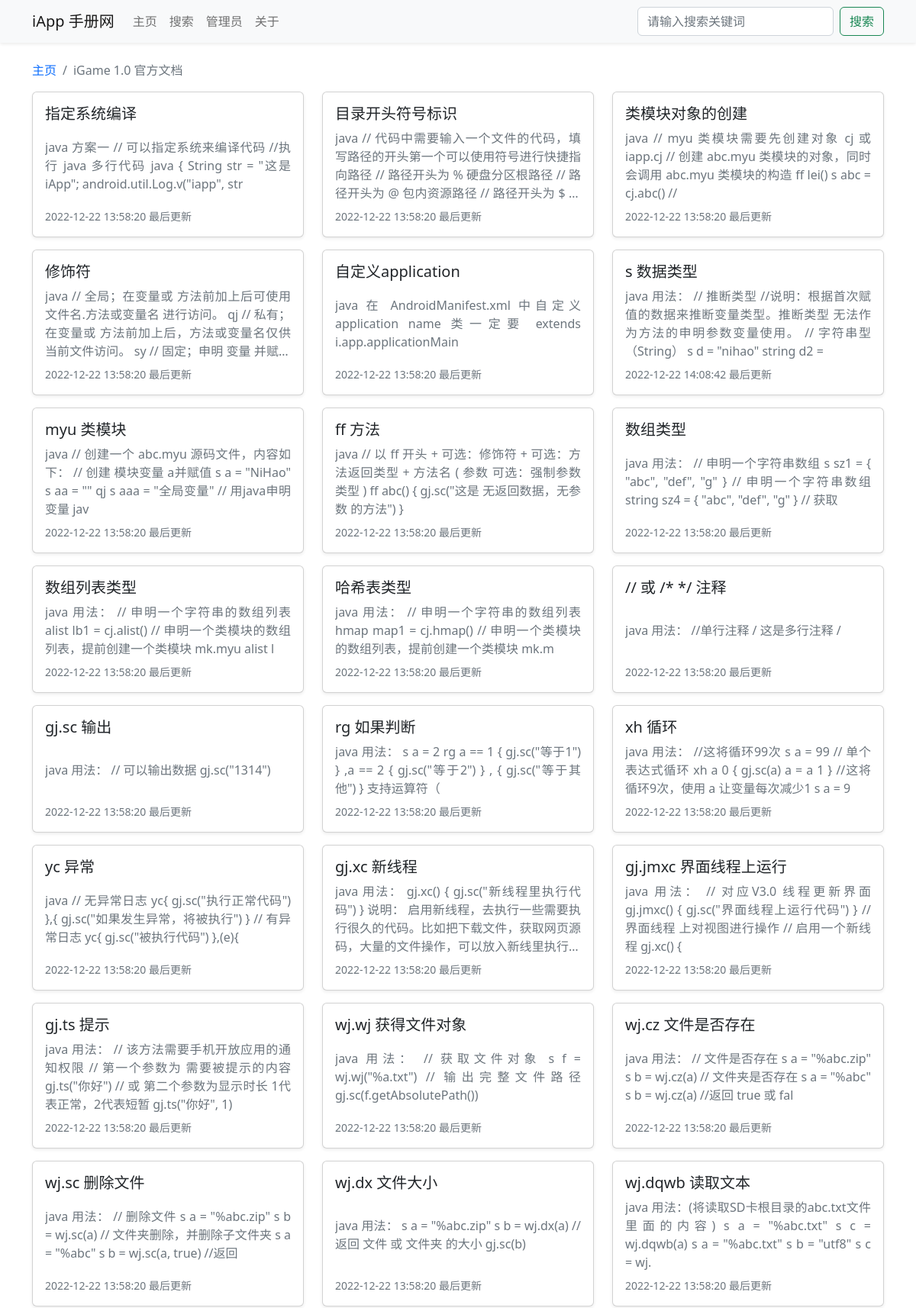
Page /book_40.html (upper part) on the committed database.
### tables this page shows
CREATE TABLE `iapp_doc_book` (
  `id` int NOT NULL AUTO_INCREMENT COMMENT '手册ID',
  `create_time` datetime NOT NULL DEFAULT CURRENT_TIMESTAMP COMMENT '上传时间',
  `intro` varchar(500) NOT NULL COMMENT '手册介绍',
  `title` varchar(255) NOT NULL COMMENT '手册标题',
  `update_time` datetime NOT NULL DEFAULT CURRENT_TIMESTAMP COMMENT '最后更新时间',
  PRIMARY KEY (`id`) USING BTREE
);

CREATE TABLE `iapp_doc_article` (
  `id` int NOT NULL AUTO_INCREMENT COMMENT '文章ID',
  `title` varchar(255) NOT NULL COMMENT '文章标题',
  `content` text NOT NULL COMMENT '文章内容',
  `update_time` datetime NOT NULL DEFAULT CURRENT_TIMESTAMP COMMENT '更新时间',
  `book_id` int DEFAULT NULL COMMENT '所属手册ID',
  PRIMARY KEY (`id`) USING BTREE,
  KEY `book_id` (`book_id`) USING BTREE,
  CONSTRAINT `iapp_doc_article_ibfk_1` FOREIGN KEY (`book_id`) REFERENCES `iapp_doc_book` (`id`) ON DELETE RESTRICT ON UPDATE RESTRICT
);

### include/public_fun.php (called while the page is built, shortened)
<?php
class Public_fun
{
    public int $book_id;
    public int $article_id;
    public function get_book_info()
    {
        $table = Config::$table['book'];
        $sql = "SELECT * FROM `$table` WHERE `id` = {$this->book_id};";
        $result = mysqli_query(Init::$conn, $sql);
        $data = mysqli_fetch_assoc($result);
        $this->book_title = $data['title'];
    }
    public function get_book_id()
    {
        $book_id = $_GET['book_id'] ?? '';
        $this->book_id = $book_id;
    }
    public function if_has_login()
    {
        $password = $_COOKIE['password'] ?? '';
    }
    public function get_article_url(int ...$article_id)
    {
        $article_id = $article_id ? $article_id[0] : $this->article_id;
        $article_url = 'article.php?article_id=' . $article_id;
        $article_url_static = 'article_' . $article_id . '.html';
        return Config::$url_static ? $article_url_static : $article_url;
    }
}

### book.php (the view, shortened to what this page needs)
<?php
require('./include/config.php');
require('./include/init.php');
require('./include/public_fun.php');
class Book extends Public_fun
{
    public function __construct()
    {
        $this->get_book_info();
        $this->get_article_list();
    }
    public function get_article_list()
    {
        $table = Config::$table['article'];
        $sql = "SELECT * FROM `$table` WHERE `book_id` = {$this->book_id};";
        $result = mysqli_query(Init::$conn, $sql);
        $data = mysqli_fetch_all($result, MYSQLI_ASSOC);
        $this->article_list = $data;
    }
}
$book = new Book();
?>
<!DOCTYPE html>
<html lang="zh-CN">
<head>
    <?php require('./include/head.php') ?>
</head>
<body>
    <?php require('./include/nav.php') ?>
    <div class="container">
        <nav>
            <ol class="breadcrumb">
                <li class="breadcrumb-item"><a href="./">主页</a></li>
                <li class="breadcrumb-item active"><?php echo strip_tags($book->book_title) ?></li>
            </ol>
        </nav>
        <div class="row">
            <?php
            function parse_content($text)
            {
                $text = strip_tags(mb_substr($text, 0, 120));
                $text = preg_replace('/[#[\]!<>*`-]/', '', $text);
                return $text;
            }
            foreach ($book->article_list as $article_info) {
                echo '
            <div class="col-xxl-3 col-xl-4 col-lg-4 col-md-6 mb-3">
                <a title="' . strip_tags($article_info['title']) . '"
                    class="justify-content-between card card-body shadow-sm h-100"
                    href="' . $book->get_article_url($article_info['id']) . '" role="button">
                    <div class="h5 text-truncate">' . $article_info['title'] . '</div>
                    <div class="mb-2 limit-line-4 text-muted text-justify">
                        ' . parse_content($article_info['content']) .
                    '</div>
                    <div class="text-muted small">' . $article_info['update_time'] . ' 最后更新</div>
                </a>
            </div>';
            }
            ?>
        </div>
    </div>
</body>
</html>

### include/head.php (style rules this page uses)
.limit-line-4 { overflow: hidden; display: -webkit-box; -webkit-line-clamp: 4; -webkit-box-orient: vertical; }
.text-justify { text-align: justify; }
a { text-decoration: none; }

### rows in the picture
iapp_doc_book: title "iGame 1.0 官方文档"
iapp_doc_article: title "指定系统编译", content "java 方案一 // 可以指定系统来编译代码 //执行 java 多行代码 java { String str = \"这是 iApp\"; android.util.Log.v(\"iapp\", str", update_time "2022-12-22 13:58:20"
iapp_doc_article: title "目录开头符号标识", content "java // 代码中需要输入一个文件的代码，填写路径的开头第一个可以使用符号进行快捷指向路径 // 路径开头为 % 硬盘分区根路径 // 路径开头为 @ 包内资源路径 // 路径开头为…", update_time "2022-12-22 13:58:20"
iapp_doc_article: title "类模块对象的创建", content "java // myu 类模块需要先创建对象 cj 或 iapp.cj // 创建 abc.myu 类模块的对象，同时会调用 abc.myu 类模块的构造 ff lei() s abc = cj.abc() //", update_time "2022-12-22 13:58:20"
iapp_doc_article: title "修饰符", content "java // 全局；在变量或 方法前加上后可使用 文件名.方法或变量名 进行访问。 qj // 私有；在变量或 方法前加上后，方法或变量名仅供当前文件访问。 sy // 固定；申明…", update_time "2022-12-22 13:58:20"
iapp_doc_article: title "自定义application", content "java 在 AndroidManifest.xml 中自定义 application name 类一定要 extends i.app.applicationMain", update_time "2022-12-22 13:58:20"
iapp_doc_article: title "s 数据类型", content "java 用法： // 推断类型 //说明：根据首次赋值的数据来推断变量类型。推断类型 无法作为方法的申明参数变量使用。 // 字符串型（String） s d = \"nihao\" string d2 =", update_time "2022-12-22 14:08:42"
iapp_doc_article: title "myu 类模块", content "java // 创建一个 abc.myu 源码文件，内容如下： // 创建 模块变量 a并赋值 s a = \"NiHao\" s aa = \"\" qj s aaa = \"全局变量\" // 用java申明变量 jav", update_time "2022-12-22 13:58:20"
iapp_doc_article: title "ff 方法", content "java // 以 ff 开头 + 可选：修饰符 + 可选：方法返回类型 + 方法名 ( 参数 可选：强制参数类型 ) ff abc() { gj.sc(\"这是 无返回数据，无参数 的方法\") }", update_time "2022-12-22 13:58:20"
iapp_doc_article: title "数组类型", content "java 用法： // 申明一个字符串数组 s sz1 = { \"abc\", \"def\", \"g\" } // 申明一个字符串数组 string sz4 = { \"abc\", \"def\", \"g\" } // 获取", update_time "2022-12-22 13:58:20"
iapp_doc_article: title "数组列表类型", content "java 用法： // 申明一个字符串的数组列表 alist lb1 = cj.alist() // 申明一个类模块的数组列表，提前创建一个类模块 mk.myu alist l", update_time "2022-12-22 13:58:20"
iapp_doc_article: title "哈希表类型", content "java 用法： // 申明一个字符串的数组列表 hmap map1 = cj.hmap() // 申明一个类模块的数组列表，提前创建一个类模块 mk.m", update_time "2022-12-22 13:58:20"
iapp_doc_article: title "// 或 /* */ 注释", content "java 用法： //单行注释 / 这是多行注释 /", update_time "2022-12-22 13:58:20"
iapp_doc_article: title "gj.sc 输出", content "java 用法： // 可以输出数据 gj.sc(\"1314\")", update_time "2022-12-22 13:58:20"
iapp_doc_article: title "rg 如果判断", content "java 用法： s a = 2 rg a == 1 { gj.sc(\"等于1\") } ,a == 2 { gj.sc(\"等于2\") } , { gj.sc(\"等于其他\") } 支持运算符（", update_time "2022-12-22 13:58:20"
iapp_doc_article: title "xh 循环", content "java 用法： //这将循环99次 s a = 99 // 单个表达式循环 xh a 0 { gj.sc(a) a = a 1 } //这将循环9次，使用 a 让变量每次减少1 s a = 9", update_time "2022-12-22 13:58:20"
iapp_doc_article: title "yc 异常", content "java // 无异常日志 yc{ gj.sc(\"执行正常代码\") },{ gj.sc(\"如果发生异常，将被执行\") } // 有异常日志 yc{ gj.sc(\"被执行代码\") },(e){", update_time "2022-12-22 13:58:20"
iapp_doc_article: title "gj.xc 新线程", content "java 用法： gj.xc() { gj.sc(\"新线程里执行代码\") }…", update_time "2022-12-22 13:58:20"
iapp_doc_article: title "gj.jmxc 界面线程上运行", content "java 用法： // 对应V3.0 线程更新界面 gj.jmxc() { gj.sc(\"界面线程上运行代码\") } // 界面线程 上对视图进行操作 // 启用一个新线程 gj.xc() {", update_time "2022-12-22 13:58:20"
iapp_doc_article: title "gj.ts 提示", content "java 用法： // 该方法需要手机开放应用的通知权限 // 第一个参数为 需要被提示的内容 gj.ts(\"你好\") // 或 第二个参数为显示时长 1代表正常，2代表短暂 gj.ts(\"你好\", 1)", update_time "2022-12-22 13:58:20"
iapp_doc_article: title "wj.wj 获得文件对象", content "java 用法： // 获取文件对象 s f = wj.wj(\"%a.txt\") // 输出完整文件路径 gj.sc(f.getAbsolutePath())", update_time "2022-12-22 13:58:20"
iapp_doc_article: title "wj.cz 文件是否存在", content "java 用法： // 文件是否存在 s a = \"%abc.zip\" s b = wj.cz(a) // 文件夹是否存在 s a = \"%abc\" s b = wj.cz(a) //返回 true 或 fal", update_time "2022-12-22 13:58:20"
iapp_doc_article: title "wj.sc 删除文件", content "java 用法： // 删除文件 s a = \"%abc.zip\" s b = wj.sc(a) // 文件夹删除，并删除子文件夹 s a = \"%abc\" s b = wj.sc(a, true) //返回", update_time "2022-12-22 13:58:20"
iapp_doc_article: title "wj.dx 文件大小", content "java 用法： s a = \"%abc.zip\" s b = wj.dx(a) //返回 文件 或 文件夹 的大小 gj.sc(b)", update_time "2022-12-22 13:58:20"
iapp_doc_article: title "wj.dqwb 读取文本", content "java 用法：(将读取SD卡根目录的abc.txt文件里面的内容) s a = \"%abc.txt\" s c = wj.dqwb(a) s a = \"%abc.txt\" s b = \"utf8\" s c = wj.", update_time "2022-12-22 13:58:20"

### other values in the picture
Config::$site_title "iApp 手册网"
